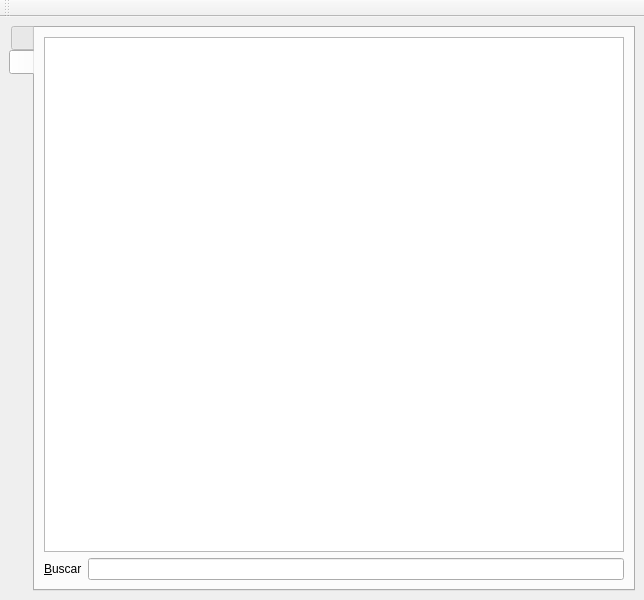
<?xml version="1.0" encoding="UTF-8"?>
<ui version="4.0">
 <class>FrmKardexOther</class>
 <widget class="QMainWindow" name="FrmKardexOther">
  <property name="geometry">
   <rect>
    <x>0</x>
    <y>0</y>
    <width>644</width>
    <height>600</height>
   </rect>
  </property>
  <property name="windowTitle">
   <string>Otros Movimientos de Kardex</string>
  </property>
  <widget class="QWidget" name="centralwidget">
   <layout class="QVBoxLayout" name="verticalLayout">
    <item>
     <widget class="QTabWidget" name="tabWidget">
      <property name="tabPosition">
       <enum>QTabWidget::West</enum>
      </property>
      <property name="currentIndex">
       <number>1</number>
      </property>
      <widget class="QWidget" name="tabdetails">
       <attribute name="icon">
        <iconset resource="res.qrc">
         <normaloff>:/icons/res/document-edit.png</normaloff>:/icons/res/document-edit.png</iconset>
       </attribute>
       <attribute name="title">
        <string notr="true"/>
       </attribute>
       <layout class="QVBoxLayout" name="verticalLayout_8">
        <item>
         <layout class="QHBoxLayout" name="horizontalLayout_6">
          <item>
           <widget class="QLabel" name="label_2">
            <property name="text">
             <string>&lt;!DOCTYPE HTML PUBLIC &quot;-//W3C//DTD HTML 4.0//EN&quot; &quot;http://www.w3.org/TR/REC-html40/strict.dtd&quot;&gt;
&lt;html&gt;&lt;head&gt;&lt;meta name=&quot;qrichtext&quot; content=&quot;1&quot; /&gt;&lt;style type=&quot;text/css&quot;&gt;
p, li { white-space: pre-wrap; }
&lt;/style&gt;&lt;/head&gt;&lt;body style=&quot; font-family:'Sans Serif'; font-size:10pt; font-weight:400; font-style:normal;&quot;&gt;
&lt;p style=&quot; margin-top:0px; margin-bottom:0px; margin-left:0px; margin-right:0px; -qt-block-indent:0; text-indent:0px;&quot;&gt;&lt;span style=&quot; font-weight:600;&quot;&gt;&amp;amp;Numero de Ajuste de Bodega:&lt;/span&gt;&lt;/p&gt;&lt;/body&gt;&lt;/html&gt;</string>
            </property>
            <property name="buddy">
             <cstring>txtPrintedDocumentNumber</cstring>
            </property>
           </widget>
          </item>
          <item>
           <widget class="QLineEdit" name="txtPrintedDocumentNumber">
            <property name="readOnly">
             <bool>true</bool>
            </property>
           </widget>
          </item>
          <item>
           <widget class="QLabel" name="label_5">
            <property name="text">
             <string>&lt;b&gt;&amp;Fecha&lt;/b&gt;</string>
            </property>
            <property name="buddy">
             <cstring>dtPicker</cstring>
            </property>
           </widget>
          </item>
          <item>
           <widget class="QDateTimeEdit" name="dtPicker">
            <property name="readOnly">
             <bool>true</bool>
            </property>
            <property name="calendarPopup">
             <bool>true</bool>
            </property>
           </widget>
          </item>
         </layout>
        </item>
        <item>
         <layout class="QHBoxLayout" name="horizontalLayout_2">
          <item>
           <widget class="QLabel" name="label_3">
            <property name="text">
             <string>&lt;!DOCTYPE HTML PUBLIC &quot;-//W3C//DTD HTML 4.0//EN&quot; &quot;http://www.w3.org/TR/REC-html40/strict.dtd&quot;&gt;
&lt;html&gt;&lt;head&gt;&lt;meta name=&quot;qrichtext&quot; content=&quot;1&quot; /&gt;&lt;style type=&quot;text/css&quot;&gt;
p, li { white-space: pre-wrap; }
&lt;/style&gt;&lt;/head&gt;&lt;body style=&quot; font-family:'Sans Serif'; font-size:10pt; font-weight:400; font-style:normal;&quot;&gt;
&lt;p style=&quot; margin-top:0px; margin-bottom:0px; margin-left:0px; margin-right:0px; -qt-block-indent:0; text-indent:0px;&quot;&gt;&lt;span style=&quot; font-weight:600;&quot;&gt;&amp;amp;Concepto:&lt;/span&gt;&lt;/p&gt;&lt;/body&gt;&lt;/html&gt;</string>
            </property>
            <property name="buddy">
             <cstring>cbConcept</cstring>
            </property>
           </widget>
          </item>
          <item>
           <widget class="QStackedWidget" name="swConcept">
            <property name="sizePolicy">
             <sizepolicy hsizetype="Preferred" vsizetype="Fixed">
              <horstretch>0</horstretch>
              <verstretch>0</verstretch>
             </sizepolicy>
            </property>
            <property name="currentIndex">
             <number>0</number>
            </property>
            <widget class="QWidget" name="page_3">
             <layout class="QHBoxLayout" name="horizontalLayout_3">
              <item>
               <widget class="QLineEdit" name="txtConcept">
                <property name="readOnly">
                 <bool>true</bool>
                </property>
               </widget>
              </item>
             </layout>
            </widget>
            <widget class="QWidget" name="page_4">
             <layout class="QVBoxLayout" name="verticalLayout_3">
              <item>
               <widget class="QComboBox" name="cbConcept">
                <property name="editable">
                 <bool>true</bool>
                </property>
               </widget>
              </item>
             </layout>
            </widget>
           </widget>
          </item>
          <item>
           <widget class="QLabel" name="label_4">
            <property name="text">
             <string>&lt;b&gt;&amp;Bodega&lt;/b&gt;</string>
            </property>
            <property name="buddy">
             <cstring>cbWarehouse</cstring>
            </property>
           </widget>
          </item>
          <item>
           <widget class="QStackedWidget" name="swWarehouse">
            <property name="sizePolicy">
             <sizepolicy hsizetype="Preferred" vsizetype="Fixed">
              <horstretch>0</horstretch>
              <verstretch>0</verstretch>
             </sizepolicy>
            </property>
            <property name="currentIndex">
             <number>0</number>
            </property>
            <widget class="QWidget" name="page_5">
             <layout class="QVBoxLayout" name="verticalLayout_5">
              <item>
               <widget class="QLineEdit" name="txtWarehouse">
                <property name="readOnly">
                 <bool>true</bool>
                </property>
               </widget>
              </item>
             </layout>
            </widget>
            <widget class="QWidget" name="page_6">
             <layout class="QVBoxLayout" name="verticalLayout_4">
              <item>
               <widget class="QComboBox" name="cbWarehouse">
                <property name="editable">
                 <bool>true</bool>
                </property>
               </widget>
              </item>
             </layout>
            </widget>
           </widget>
          </item>
         </layout>
        </item>
        <item>
         <widget class="QSplitter" name="splitter_2">
          <property name="orientation">
           <enum>Qt::Vertical</enum>
          </property>
          <property name="opaqueResize">
           <bool>true</bool>
          </property>
          <property name="childrenCollapsible">
           <bool>false</bool>
          </property>
          <widget class="QTableView" name="tabledetails">
           <property name="contextMenuPolicy">
            <enum>Qt::ActionsContextMenu</enum>
           </property>
           <property name="editTriggers">
            <set>QAbstractItemView::NoEditTriggers</set>
           </property>
           <property name="alternatingRowColors">
            <bool>true</bool>
           </property>
          </widget>
          <widget class="QSplitter" name="splitter">
           <property name="orientation">
            <enum>Qt::Horizontal</enum>
           </property>
           <widget class="QWidget" name="layoutWidget">
            <layout class="QVBoxLayout" name="verticalLayout_7">
             <item>
              <widget class="QLabel" name="label_6">
               <property name="text">
                <string>&lt;!DOCTYPE HTML PUBLIC &quot;-//W3C//DTD HTML 4.0//EN&quot; &quot;http://www.w3.org/TR/REC-html40/strict.dtd&quot;&gt;
&lt;html&gt;&lt;head&gt;&lt;meta name=&quot;qrichtext&quot; content=&quot;1&quot; /&gt;&lt;style type=&quot;text/css&quot;&gt;
p, li { white-space: pre-wrap; }
&lt;/style&gt;&lt;/head&gt;&lt;body style=&quot; font-family:'Sans Serif'; font-size:10pt; font-weight:400; font-style:normal;&quot;&gt;
&lt;p style=&quot; margin-top:0px; margin-bottom:0px; margin-left:0px; margin-right:0px; -qt-block-indent:0; text-indent:0px;&quot;&gt;&lt;span style=&quot; font-weight:600;&quot;&gt;Comentario&amp;amp;s&lt;/span&gt;&lt;/p&gt;&lt;/body&gt;&lt;/html&gt;</string>
               </property>
               <property name="buddy">
                <cstring>txtObservations</cstring>
               </property>
              </widget>
             </item>
             <item>
              <widget class="QPlainTextEdit" name="txtObservations"/>
             </item>
            </layout>
           </widget>
           <widget class="QWidget" name="layoutWidget">
            <layout class="QVBoxLayout" name="verticalLayout_6">
             <item>
              <widget class="QLabel" name="lblaccounts">
               <property name="text">
                <string>&lt;b&gt;&amp;Movimientos&lt;/b&gt;</string>
               </property>
               <property name="buddy">
                <cstring>tableaccounts</cstring>
               </property>
              </widget>
             </item>
             <item>
              <widget class="QTableView" name="tableaccounts"/>
             </item>
            </layout>
           </widget>
          </widget>
         </widget>
        </item>
       </layout>
      </widget>
      <widget class="QWidget" name="tabnavigation">
       <attribute name="icon">
        <iconset resource="res.qrc">
         <normaloff>:/icons/res/table.png</normaloff>:/icons/res/table.png</iconset>
       </attribute>
       <attribute name="title">
        <string notr="true"/>
       </attribute>
       <layout class="QVBoxLayout" name="verticalLayout_2">
        <item>
         <widget class="QTableView" name="tablenavigation">
          <property name="contextMenuPolicy">
           <enum>Qt::ActionsContextMenu</enum>
          </property>
          <property name="alternatingRowColors">
           <bool>true</bool>
          </property>
          <property name="selectionMode">
           <enum>QAbstractItemView::SingleSelection</enum>
          </property>
          <property name="selectionBehavior">
           <enum>QAbstractItemView::SelectRows</enum>
          </property>
          <property name="sortingEnabled">
           <bool>true</bool>
          </property>
          <attribute name="horizontalHeaderStretchLastSection">
           <bool>true</bool>
          </attribute>
         </widget>
        </item>
        <item>
         <layout class="QHBoxLayout" name="horizontalLayout">
          <item>
           <widget class="QLabel" name="label">
            <property name="text">
             <string>&amp;Buscar</string>
            </property>
            <property name="buddy">
             <cstring>lineEdit</cstring>
            </property>
           </widget>
          </item>
          <item>
           <widget class="QLineEdit" name="lineEdit"/>
          </item>
         </layout>
        </item>
       </layout>
      </widget>
     </widget>
    </item>
   </layout>
  </widget>
  <widget class="QToolBar" name="toolBar">
   <property name="windowTitle">
    <string>toolBar</string>
   </property>
   <attribute name="toolBarArea">
    <enum>TopToolBarArea</enum>
   </attribute>
   <attribute name="toolBarBreak">
    <bool>false</bool>
   </attribute>
  </widget>
 </widget>
 <tabstops>
  <tabstop>txtPrintedDocumentNumber</tabstop>
  <tabstop>dtPicker</tabstop>
  <tabstop>cbConcept</tabstop>
  <tabstop>cbWarehouse</tabstop>
  <tabstop>tabledetails</tabstop>
  <tabstop>txtObservations</tabstop>
  <tabstop>tableaccounts</tabstop>
  <tabstop>tabWidget</tabstop>
  <tabstop>txtWarehouse</tabstop>
  <tabstop>txtConcept</tabstop>
  <tabstop>tablenavigation</tabstop>
  <tabstop>lineEdit</tabstop>
 </tabstops>
 <resources>
  <include location="res.qrc"/>
 </resources>
 <connections/>
</ui>
